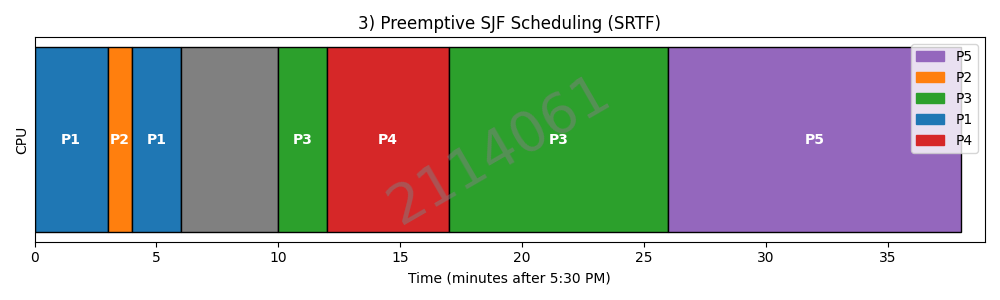

Source code (Python):
import matplotlib.pyplot as plt
import matplotlib.patches as mpatches

def sjf_preemptive_schedule(processes):
    """
    Implements Preemptive Shortest Job First (SJF) Scheduling (Shortest Remaining Time First).
    Returns a list of timeline segments, where each segment is a dict with keys:
    'id' (process identifier), 'start' (start time), and 'end' (end time).
    """
    # Initialize remaining burst times for each process
    remaining = {p['id']: p['burst'] for p in processes}
    time = 0
    timeline = []
    current_process = None
    segment_start = 0
    completed = set()
    n = len(processes)
    
    # Sort processes by arrival time
    processes_sorted = sorted(processes, key=lambda x: x['arrival'])
    
    # Run simulation until all processes are completed
    while len(completed) < n:
        # List processes that have arrived and are not complete
        available = [p for p in processes_sorted if p['arrival'] <= time and p['id'] not in completed]
        
        if not available:
            # If no process is available, the CPU is idle.
            if current_process != "Idle":
                if current_process is not None:
                    timeline.append({"id": current_process, "start": segment_start, "end": time})
                current_process = "Idle"
                segment_start = time
            time += 1
            continue
        
        # Choose the process with the smallest remaining burst time among those available
        next_proc = min(available, key=lambda x: remaining[x['id']])
        
        # If switching to a new process, record the previous segment
        if current_process != next_proc['id']:
            if current_process is not None:
                timeline.append({"id": current_process, "start": segment_start, "end": time})
            current_process = next_proc['id']
            segment_start = time
        
        # Execute the chosen process for one time unit
        remaining[next_proc['id']] -= 1
        time += 1
        
        # If the process finishes, record its segment and mark it as complete
        if remaining[next_proc['id']] == 0:
            timeline.append({"id": current_process, "start": segment_start, "end": time})
            completed.add(next_proc['id'])
            current_process = None
            segment_start = time

    return timeline

def plot_gantt(timeline, title="Preemptive SJF Scheduling (SRTF)"):
    """
    Plots a single-row Gantt chart for the given timeline.
    Each segment is represented as a horizontal bar with color coding.
    """
    # Define color mapping for processes (and idle time)
    color_map = {
        'P1': 'tab:blue',
        'P2': 'tab:orange',
        'P3': 'tab:green',
        'P4': 'tab:red',
        'P5': 'tab:purple',
        'Idle': 'gray'
    }
    
    fig, ax = plt.subplots(figsize=(10, 3))
    y_position = 0
    
    # Build a set of process IDs (excluding Idle) for legend creation
    process_ids = set(seg['id'] for seg in timeline if seg['id'] != "Idle")
    
    # Plot each segment as a horizontal bar
    for seg in timeline:
        start, end, pid = seg['start'], seg['end'], seg['id']
        ax.barh(y_position, width=(end - start), left=start, height=0.4,
                color=color_map.get(pid, 'black'), edgecolor='black')
        # Label non-idle segments with process ID
        if pid != "Idle":
            ax.text((start + end) / 2, y_position, pid, va='center', ha='center',
                    color='white', fontweight='bold')
    
    # Create legend patches for processes
    legend_patches = [mpatches.Patch(color=color_map[pid], label=pid) for pid in process_ids]
    ax.legend(handles=legend_patches, loc='upper right')
    
    ax.set_title(title)
    ax.set_xlabel("Time (minutes after 5:30 PM)")
    ax.set_ylabel("CPU")
    ax.set_xlim(0, max(seg['end'] for seg in timeline) + 1)
    ax.set_yticks([])
    
    # Add watermark
    fig.text(0.5, 0.5, '2114061', fontsize=40, color='gray', ha='center', va='center', alpha=0.5, rotation=30)
    
    plt.tight_layout()
    plt.show()

if __name__ == "__main__":
    # Define processes: arrival time and burst time (in minutes after 5:30 PM)
    processes = [
        {"id": "P1", "arrival": 0,  "burst": 5},
        {"id": "P2", "arrival": 3,  "burst": 1},
        {"id": "P3", "arrival": 10, "burst": 11},
        {"id": "P4", "arrival": 12, "burst": 5},
        {"id": "P5", "arrival": 15, "burst": 12}
    ]
    
    # Generate the preemptive SJF schedule timeline
    sjf_preemptive_timeline = sjf_preemptive_schedule(processes)
    
    # Plot the Gantt chart
    plot_gantt(sjf_preemptive_timeline, title="3) Preemptive SJF Scheduling (SRTF)")
